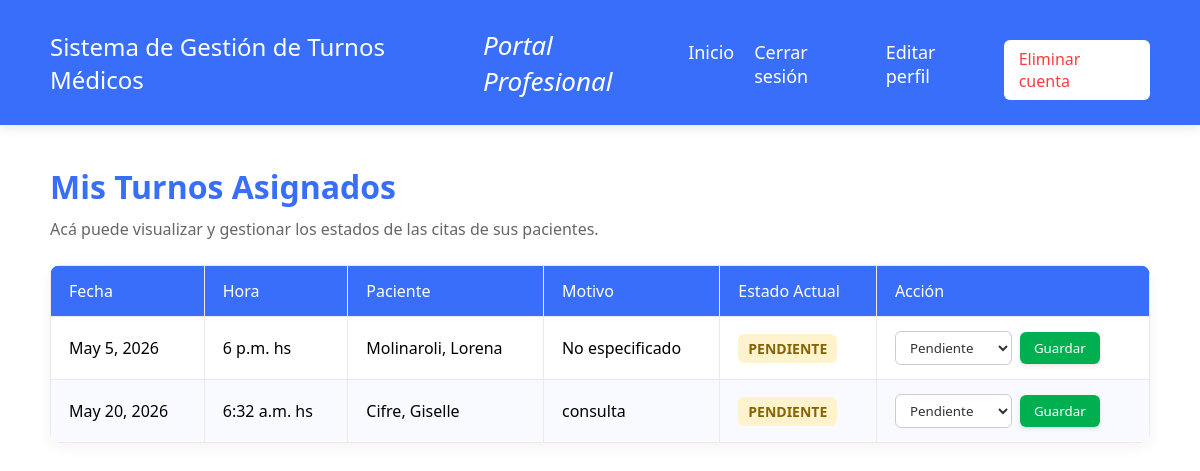
Page /lista-turnos-profesional/ (signed in) on the committed database.
### turnos/models.py (models this page shows, shortened)
class Turno(models.Model):
    ESTADOS_CHOICES = [
        ('PENDIENTE', 'Pendiente'),
        ('CONFIRMADO', 'Confirmado'),
        ('CANCELADO', 'Cancelado'),
        ('REALIZADO', 'Realizado'),
    ]
    paciente = models.ForeignKey(Paciente, on_delete=models.CASCADE) # models.ForeignKey, conecta el turno directamente con un registro de paciente y de profesional
    profesional = models.ForeignKey(Profesional, on_delete=models.CASCADE) # on_delete=models.CASCADE, significa que si se borra un paciente del sistema, se van a borrar automáticamente todos sus turnos asociados.
    fecha = models.DateField()
    hora = models.TimeField()
    motivo = models.TextField(blank=True, null=True)
    estado = models.CharField(max_length=20, choices=ESTADOS_CHOICES, default='PENDIENTE')

class Paciente(models.Model):
    nombre = models.CharField(max_length=100)
    apellido = models.CharField(max_length=100)
    dni = models.CharField(max_length=20, unique=True)
    email = models.EmailField(unique=True)
    contrasena = models.CharField(max_length=255) # Para guardar la clave encriptada

### turnos/views.py (the view)
# urls.py: path('lista-turnos-profesional/', views.lista_turnos_profesional, name='lista_turnos_profesional'),
def lista_turnos_profesional(request):
    profesional_id = request.session.get('profesional_id')
    if not profesional_id:
        return redirect('ingreso_profesional')
    profesional = Profesional.objects.get(id=profesional_id)
    turnos = Turno.objects.filter(profesional_id=profesional_id)
    return render(request, 'turnos/lista_turnos_profesional.html', {
        'turnos': turnos,
        'profesional': profesional
    })

### turnos/templates/turnos/lista_turnos_profesional.html (shortened to what this page needs)
<!DOCTYPE html>
<html lang="es">
<head>
</head>
<body>
    <header>
        <div class="logo-titulo">Sistema de Gestión de Turnos Médicos</div>
        <div class="subtitulo-portal">Portal Profesional</div>
        <div style="display: flex; gap: 20px; margin-top: 15px;">
            <a href="{% url 'inicio' %}" style="color: white; text-decoration: none; font-size: 18px;">Inicio</a>
            <a href="{% url 'cerrar_sesion' %}" style="color: white; text-decoration: none; font-size: 18px;">Cerrar sesión</a>
            <a href="{% url 'editar_profesional' %}" style="color: white; text-decoration: none; font-size: 18px;">Editar perfil</a>
            <a href="{% url 'baja_profesional' %}" style="color: #FF3B3F; text-decoration: none; font-size: 16px; background-color: white; padding: 8px 15px; border-radius: 6px; font-weight: 500;">Eliminar cuenta</a>
        </div>
    </header>
    <div class="contenido">
        <h1>Mis Turnos Asignados</h1>
        <p>Acá puede visualizar y gestionar los estados de las citas de sus pacientes.</p>
        <table>
            <thead>
                <tr>
                    <th>Fecha</th>
                    <th>Hora</th>
                    <th>Paciente</th>
                    <th>Motivo</th>
                    <th>Estado Actual</th>
                    <th>Acción</th>
                </tr>
            </thead>
            <tbody>
                {% for turno in turnos %}
                <tr>
                    <td>{{ turno.fecha }}</td>
                    <td>{{ turno.hora }} hs</td>
                    <td>{{ turno.paciente.apellido }}, {{ turno.paciente.nombre }}</td>
                    <td>{{ turno.motivo|default:"No especificado" }}</td>
                    <td>
                        <span class="estado
                            {% if turno.estado == 'PENDIENTE' %}estado-pendiente
                            {% elif turno.estado == 'CONFIRMADO' %}estado-
                            {% elif turno.estado == 'REALIZADO' %}estado-realizado
                            {% else %}estado-cancelado{% endif %}">
                            {{ turno.estado }}
                        </span>
                    </td>
                    <td>
                        <form action="{% url 'cambiar_estado_turno' turno.id %}" method="POST" style="display: flex; align-items: center;">
                            <select name="estado">
                                <option value="PENDIENTE" {% if turno.estado == 'PENDIENTE' %}selected{% endif %}>Pendiente</option>
                            </select>
                            <button type="submit" class="btn-guardar">Guardar</button>
                        </form>
                    </td>
                </tr>
                {% empty %}
                <tr>
                    <td colspan="6" style="text-align: center; color: #999; padding: 30px;">No tenés turnos asignados en este momento.</td>
                </tr>
                {% endfor %}
            </tbody>
        </table>
    </div>
</body>
</html>

### turnos/templates/turnos/lista_turnos_profesional.html (style rules this page uses)
* { margin: 0; padding: 0; box-sizing: border-box; font-family: 'Segoe UI', Tahoma, Geneva, Verdana, sans-serif; }
body { background-color: #FFFFFF; height: 100vh; display: flex; flex-direction: column; }
header { background-color: #386EF9; width: 100%; padding: 25px 50px; display: flex; justify-content: space-between; align-items: center; box-shadow: 0 4px 10px rgba(0, 0, 0, 0.08); }
.logo-titulo { font-size: 24px; font-weight: 500; color: #FFFFFF; }
.subtitulo-portal { font-size: 26px; font-style: italic; font-weight: 500; color: #FFFFFF; }
.contenido { padding: 40px 50px; flex: 1; }
h1 { color: #386EF9; margin-bottom: 10px; font-weight: 600; }
p { color: #666; margin-bottom: 25px; }
table { width: 100%; border-collapse: collapse; background: #fff; border-radius: 10px; overflow: hidden; box-shadow: 0 4px 15px rgba(0,0,0,0.05); margin-top: 10px; }
th, td { padding: 14px 18px; border: 1px solid #EAEAEA; text-align: left; vertical-align: middle; }
th { background-color: #386EF9; color: white; font-weight: 500; }
tr:nth-child(even) { background-color: #F8FAFF; }
select { padding: 6px 10px; border-radius: 6px; border: 1px solid #CCCCCC; background-color: #FFFFFF; font-family: inherit; color: #333333; outline: none; cursor: pointer; }
.btn-guardar { background-color: #00B050; color: white; border: none; padding: 7px 14px; border-radius: 6px; font-weight: 500; cursor: pointer; margin-left: 8px; box-shadow: 0 2px 4px rgba(0, 0, 0, 0.1); transition: background 0.2s; }
.estado { font-weight: bold; padding: 5px 10px; border-radius: 6px; font-size: 14px; text-transform: uppercase; display: inline-block; }
.estado-pendiente { background-color: #FFF3CD; color: #856404; }

### rows in the picture
Turno: fecha "May 5, 2026", hora "6 p.m.", paciente.apellido "Molinaroli", paciente.nombre "Lorena", motivo "No especificado", estado "PENDIENTE", estado "Pendiente"
Turno: fecha "May 20, 2026", hora "6:32 a.m.", paciente.apellido "Cifre", paciente.nombre "Giselle", motivo "consulta", estado "PENDIENTE", estado "Pendiente"
